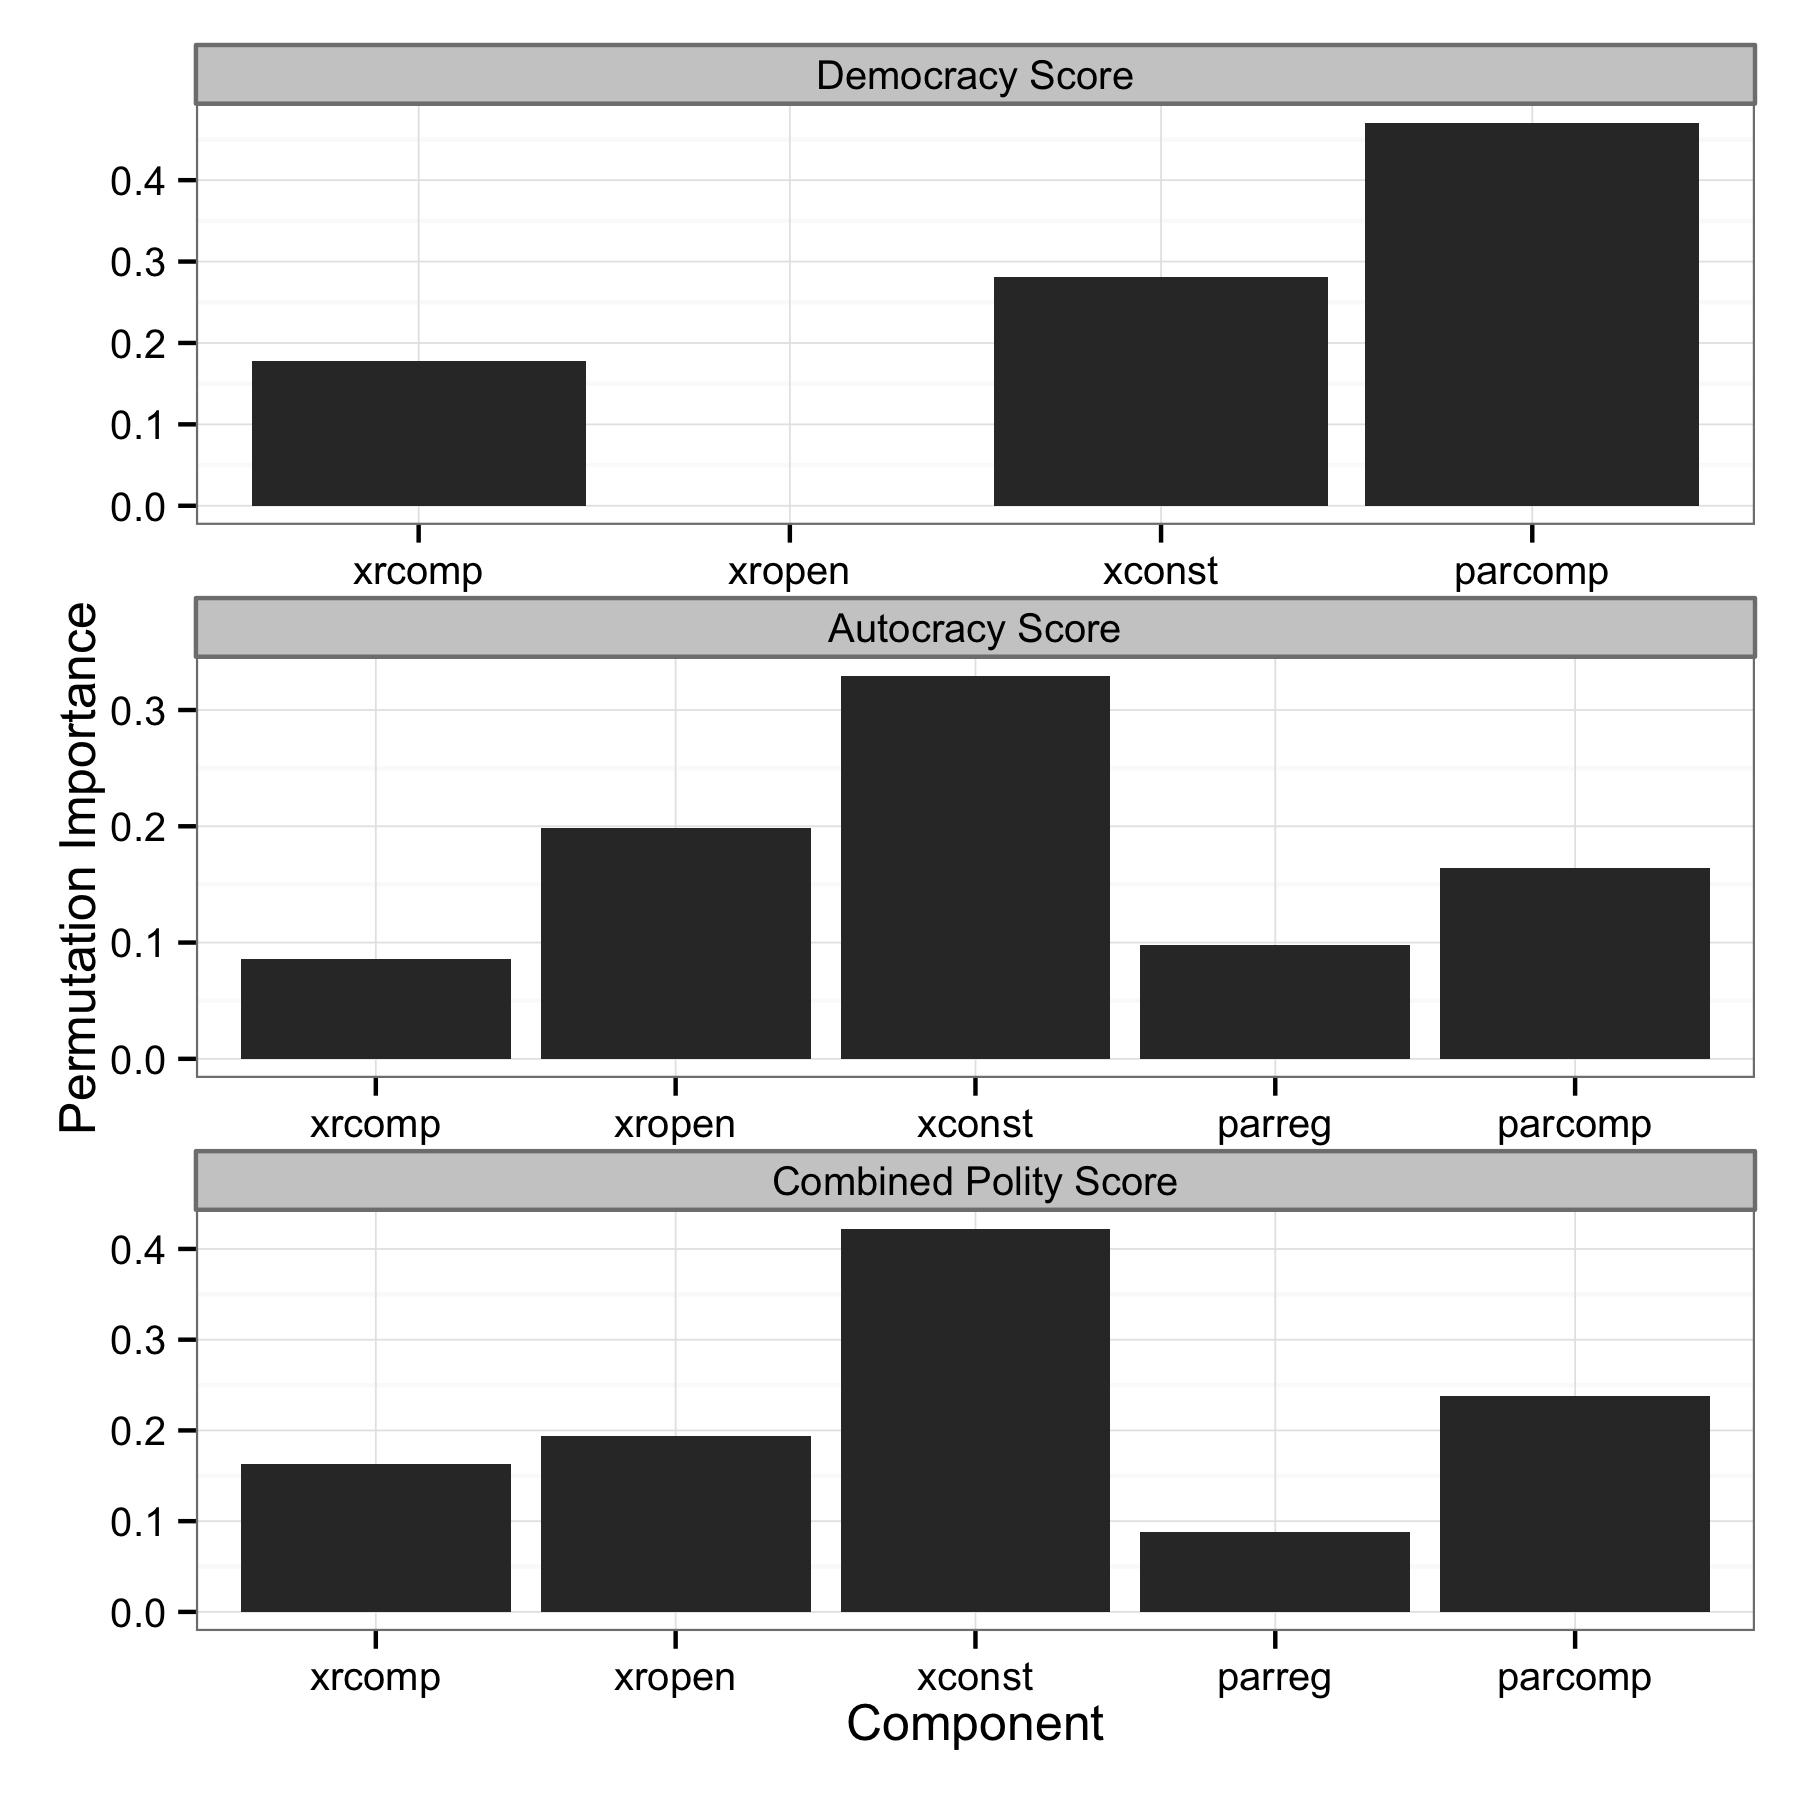

Generate this figure with R:
set.seed(1987)
CORES <- 8

pkgs <- c("multicore", "party", "reshape2", "ggplot2", "cshapes", "rgeos")
invisible(lapply(pkgs, require, character.only = TRUE))

df <- read.csv("http://zmjones.com/static/data/polity.csv", na.strings = c("-88", "-77", "-66"))
df <- df[!is.na(df$polity2) & !is.na(df$democ) &
         !is.na(df$autoc), c(2,5,8:9,11,14:18)]

world <- cshp(date = as.Date("2008-1-1"))
world.pts <- fortify(world, region = "COWCODE")
names(world.pts)[7] <- "ccode"
df.latest <- df[df$year == max(df$year), ]
polity.map <- merge(world.pts, df.latest, sort = FALSE,
                    by = "ccode", all.x = TRUE)
polity.map <- polity.map[order(polity.map$order), ]

map.theme <- function() {
  theme_bw() + theme(axis.line = element_blank(),
                     axis.text.x = element_blank(),
                     axis.text.y = element_blank(),
                     axis.title.x = element_blank(),
                     axis.title.y = element_blank(),
                     axis.ticks = element_blank(),
                     panel.border = element_blank(),
                     panel.grid.major = element_blank(),
                     plot.margin = unit(c(.1, .1, .1, .1), "in"))
}

p <- ggplot(data = polity.map, aes(x = long, y = lat,
              group = group, fill = polity2))
p <- p + geom_polygon()
p <- p + geom_path()
p <- p + scale_y_continuous(breaks = (-2:2) * 30)
p <- p + scale_x_continuous(breaks = (-4:4) * 45)
p <- p + scale_fill_gradient2(name = "Polity Scale",
                              breaks = c(-10, -7, 0, 7, 10))
p <- p + labs(title = "2012 Democracy-Autocracy Scores", x = NULL, y = NULL)
p <- p + guides(fill = guide_colorbar(barwidth = .75,
                  barheight = 15, ticks = FALSE))
p <- p + map.theme()
ggsave("polity_map.png", plot = p, height = 4.2, width = 8.25)

df <- lapply(df[, -c(1:2)], switch("ordered", ordered = as.ordered))
df <- as.data.frame(df)

ivars <- vector("list", length = 3)
ivars[["democ"]] <- names(df[, -c(1:3,7)])
ivars[["autoc"]] <- names(df[, -c(1:3)])
ivars[["polity2"]] <- names(df[, -c(1:3)])

imp <- mclapply(names(df[, c(1:3)]), function(x) {
  formula <- as.formula(paste0(x, "~", paste0(ivars[[x]], collapse = "+")))
  varimp(cforest(formula, data = df), conditional = TRUE)
}, mc.cores = CORES)

insert <- function(v, e, pos, name) {
  v <- c(v[1:(pos - 1)], e, v[pos:(length(v))])
  names(v)[pos] <- name
  return(v)
}

imp[[1]] <- insert(imp[[1]], NA, 4, "parreg")
imp <- as.data.frame(do.call("rbind", imp))
imp$depvar <- c("Democracy Score", "Autocracy Score", "Combined Polity Score")
imp$depvar <- factor(imp$depvar, levels = imp$depvar)
imp <- melt(imp, id.vars = "depvar")

p <- ggplot(data = na.omit(imp), aes(x = factor(variable), y = value))
p <- p + facet_wrap(~ depvar, ncol = 1, scales = "free")
p <- p + geom_bar(stat = "identity", width = .75)
p <- p + labs(x = "Component", y = "Permutation Importance")
p <- p + theme_bw()
p <- p + theme(plot.margin = unit(rep(.15, 4), "in"))
ggsave("polity.png", plot = p, width = 6, height = 6)
